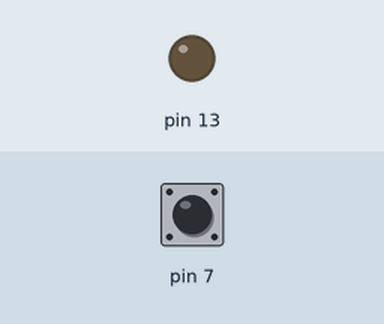
Bench run of a sketch on a simulated Arduino Uno, built with avr-gcc and run on an emulated ATmega328P. On the bench: output pins drawn as LEDs (lit = HIGH). The inputs (shaded band) are chosen by the test bench; at power-on: pin 7 HIGH.

Above: at 1.2 s.
1.3 s: pin 7 pulled LOW for 0.15 s
At 1.6 s:
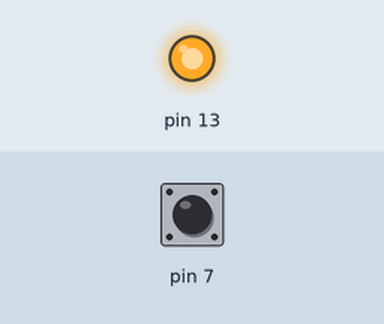
2.9 s: pin 7 pulled LOW for 1 s
At 4.1 s:
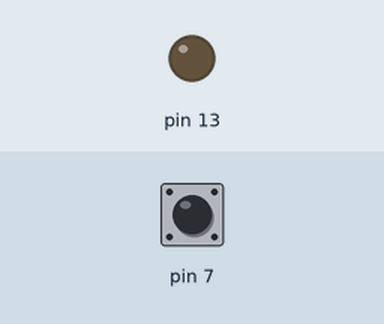
5.4 s: pin 7 pulled LOW for 3.2 s
At 6.2 s:
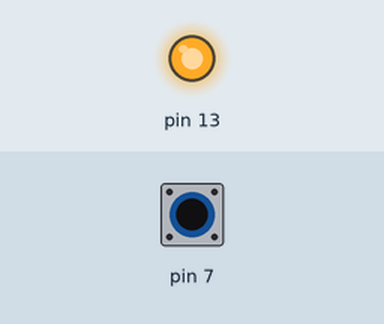
Timing chart, 0 to 8.4 s (numbered marks = the images above; inputs shaded):
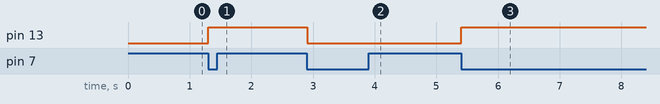

Measured:
- after the input at 1.3 s, pin 13: LOW → HIGH at once
- after the input at 2.9 s, pin 13: HIGH → LOW at once
- after the input at 5.4 s, pin 13: LOW → HIGH at once

The sketch:

lazy04-2.ino
```cpp
boolean state = false;
boolean buttonUp = true;

void setup() {
  pinMode(13, OUTPUT);
  digitalWrite(13, LOW);
  pinMode(7, INPUT);
  digitalWrite(7, HIGH);
}

void loop() {
  if(digitalRead(7) != HIGH && buttonUp == true) {
    state = !state;
    digitalWrite(13, state);
    buttonUp = false;
  }
  else if(digitalRead(7) == HIGH && buttonUp != true) {
    buttonUp = true;
  }
  delay(10); // Delay 時間可視情況調整
}
```
